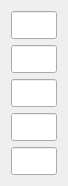
    <widget class="QWidget" name="layoutWidget_13">
     <property name="geometry">
      <rect>
       <x>440</x>
       <y>200</y>
       <width>68</width>
       <height>171</height>
      </rect>
     </property>
     <layout class="QVBoxLayout" name="verticalLayout_19">
      <item>
       <widget class="QLineEdit" name="MOIunits">
        <property name="minimumSize">
         <size>
          <width>0</width>
          <height>28</height>
         </size>
        </property>
        <property name="maximumSize">
         <size>
          <width>16777215</width>
          <height>28</height>
         </size>
        </property>
        <property name="readOnly">
         <bool>true</bool>
        </property>
       </widget>
      </item>
      <item>
       <widget class="QLineEdit" name="sectionmodunits">
        <property name="minimumSize">
         <size>
          <width>0</width>
          <height>28</height>
         </size>
        </property>
        <property name="maximumSize">
         <size>
          <width>16777215</width>
          <height>28</height>
         </size>
        </property>
        <property name="readOnly">
         <bool>true</bool>
        </property>
       </widget>
      </item>
      <item>
       <widget class="QLineEdit" name="sectionmodbottomunits">
        <property name="minimumSize">
         <size>
          <width>0</width>
          <height>28</height>
         </size>
        </property>
        <property name="maximumSize">
         <size>
          <width>16777215</width>
          <height>28</height>
         </size>
        </property>
        <property name="text">
         <string/>
        </property>
        <property name="readOnly">
         <bool>true</bool>
        </property>
       </widget>
      </item>
      <item>
       <widget class="QLineEdit" name="sectionmodtopunits">
        <property name="minimumSize">
         <size>
          <width>0</width>
          <height>28</height>
         </size>
        </property>
        <property name="maximumSize">
         <size>
          <width>16777215</width>
          <height>28</height>
         </size>
        </property>
        <property name="text">
         <string/>
        </property>
        <property name="readOnly">
         <bool>true</bool>
        </property>
       </widget>
      </item>
      <item>
       <widget class="QLineEdit" name="radofgyrationunits">
        <property name="minimumSize">
         <size>
          <width>0</width>
          <height>28</height>
         </size>
        </property>
        <property name="maximumSize">
         <size>
          <width>16777215</width>
          <height>28</height>
         </size>
        </property>
        <property name="text">
         <string/>
        </property>
        <property name="readOnly">
         <bool>true</bool>
        </property>
       </widget>
      </item>
     </layout>
    </widget>
